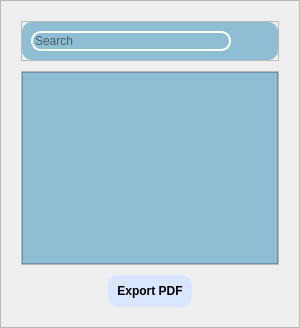
            <widget class="QWidget" name="RecordsPage">
             <layout class="QVBoxLayout" name="verticalLayout_6">
              <property name="spacing">
               <number>0</number>
              </property>
              <property name="leftMargin">
               <number>0</number>
              </property>
              <property name="topMargin">
               <number>0</number>
              </property>
              <property name="rightMargin">
               <number>0</number>
              </property>
              <property name="bottomMargin">
               <number>0</number>
              </property>
              <item>
               <widget class="QFrame" name="frame_2">
                <property name="frameShape">
                 <enum>QFrame::StyledPanel</enum>
                </property>
                <property name="frameShadow">
                 <enum>QFrame::Raised</enum>
                </property>
                <layout class="QVBoxLayout" name="verticalLayout_8">
                 <property name="spacing">
                  <number>10</number>
                 </property>
                 <property name="leftMargin">
                  <number>20</number>
                 </property>
                 <property name="topMargin">
                  <number>20</number>
                 </property>
                 <property name="rightMargin">
                  <number>20</number>
                 </property>
                 <property name="bottomMargin">
                  <number>20</number>
                 </property>
                 <item>
                  <widget class="QFrame" name="frame_5">
                   <property name="frameShape">
                    <enum>QFrame::StyledPanel</enum>
                   </property>
                   <property name="frameShadow">
                    <enum>QFrame::Raised</enum>
                   </property>
                   <layout class="QVBoxLayout" name="verticalLayout_9">
                    <property name="leftMargin">
                     <number>0</number>
                    </property>
                    <property name="topMargin">
                     <number>0</number>
                    </property>
                    <property name="rightMargin">
                     <number>0</number>
                    </property>
                    <property name="bottomMargin">
                     <number>0</number>
                    </property>
                    <item alignment="Qt::AlignTop">
                     <widget class="QFrame" name="frame_8">
                      <property name="styleSheet">
                       <string notr="true">background-color: #8FBDD3;
border-radius: 10px;</string>
                      </property>
                      <property name="frameShape">
                       <enum>QFrame::StyledPanel</enum>
                      </property>
                      <property name="frameShadow">
                       <enum>QFrame::Raised</enum>
                      </property>
                      <layout class="QHBoxLayout" name="horizontalLayout_4">
                       <item>
                        <widget class="QLineEdit" name="searchLineEdit">
                         <property name="sizePolicy">
                          <sizepolicy hsizetype="Expanding" vsizetype="Expanding">
                           <horstretch>0</horstretch>
                           <verstretch>0</verstretch>
                          </sizepolicy>
                         </property>
                         <property name="font">
                          <font>
                           <weight>50</weight>
                           <bold>false</bold>
                          </font>
                         </property>
                         <property name="styleSheet">
                          <string notr="true">QLineEdit {
	border: 2px solid #FFFFFF;
}

QLineEdit:focus{
	border: 2px solid #000000
}</string>
                         </property>
                         <property name="alignment">
                          <set>Qt::AlignLeading|Qt::AlignLeft|Qt::AlignVCenter</set>
                         </property>
                         <property name="placeholderText">
                          <string>Search</string>
                         </property>
                        </widget>
                       </item>
                       <item>
                        <widget class="QPushButton" name="searchBtn">
                         <property name="cursor">
                          <cursorShape>PointingHandCursor</cursorShape>
                         </property>
                         <property name="styleSheet">
                          <string notr="true">QPushButton#pushButton:hover {
    background-color: rgb(224, 255, 0);
}</string>
                         </property>
                         <property name="text">
                          <string/>
                         </property>
                         <property name="icon">
                          <iconset resource="icons.qrc">
                           <normaloff>:/icons/1CON/search.svg</normaloff>:/icons/1CON/search.svg</iconset>
                         </property>
                         <property name="iconSize">
                          <size>
                           <width>30</width>
                           <height>30</height>
                          </size>
                         </property>
                        </widget>
                       </item>
                      </layout>
                     </widget>
                    </item>
                   </layout>
                  </widget>
                 </item>
                 <item>
                  <widget class="QFrame" name="frame_6">
                   <property name="sizePolicy">
                    <sizepolicy hsizetype="Preferred" vsizetype="Expanding">
                     <horstretch>0</horstretch>
                     <verstretch>0</verstretch>
                    </sizepolicy>
                   </property>
                   <property name="frameShape">
                    <enum>QFrame::StyledPanel</enum>
                   </property>
                   <property name="frameShadow">
                    <enum>QFrame::Raised</enum>
                   </property>
                   <layout class="QVBoxLayout" name="verticalLayout_10">
                    <property name="spacing">
                     <number>0</number>
                    </property>
                    <property name="leftMargin">
                     <number>0</number>
                    </property>
                    <property name="topMargin">
                     <number>0</number>
                    </property>
                    <property name="rightMargin">
                     <number>0</number>
                    </property>
                    <property name="bottomMargin">
                     <number>0</number>
                    </property>
                    <item>
                     <widget class="QTextEdit" name="textEdit">
                      <property name="styleSheet">
                       <string notr="true">background-color: #8FBDD3;</string>
                      </property>
                     </widget>
                    </item>
                   </layout>
                  </widget>
                 </item>
                 <item alignment="Qt::AlignHCenter|Qt::AlignBottom">
                  <widget class="QFrame" name="frame_7">
                   <property name="styleSheet">
                    <string notr="true">background-color: rgb(218, 229, 255);
border-radius: 10px;</string>
                   </property>
                   <property name="frameShape">
                    <enum>QFrame::StyledPanel</enum>
                   </property>
                   <property name="frameShadow">
                    <enum>QFrame::Raised</enum>
                   </property>
                   <layout class="QVBoxLayout" name="verticalLayout_11">
                    <item>
                     <widget class="QPushButton" name="exportPdfBtn">
                      <property name="font">
                       <font>
                        <weight>75</weight>
                        <bold>true</bold>
                       </font>
                      </property>
                      <property name="text">
                       <string>Export PDF</string>
                      </property>
                      <property name="icon">
                       <iconset resource="icons.qrc">
                        <normaloff>:/icons/1CON/interface-svgrepo-com.svg</normaloff>:/icons/1CON/interface-svgrepo-com.svg</iconset>
                      </property>
                      <property name="iconSize">
                       <size>
                        <width>25</width>
                        <height>25</height>
                       </size>
                      </property>
                     </widget>
                    </item>
                   </layout>
                  </widget>
                 </item>
                </layout>
               </widget>
              </item>
             </layout>
            </widget>
